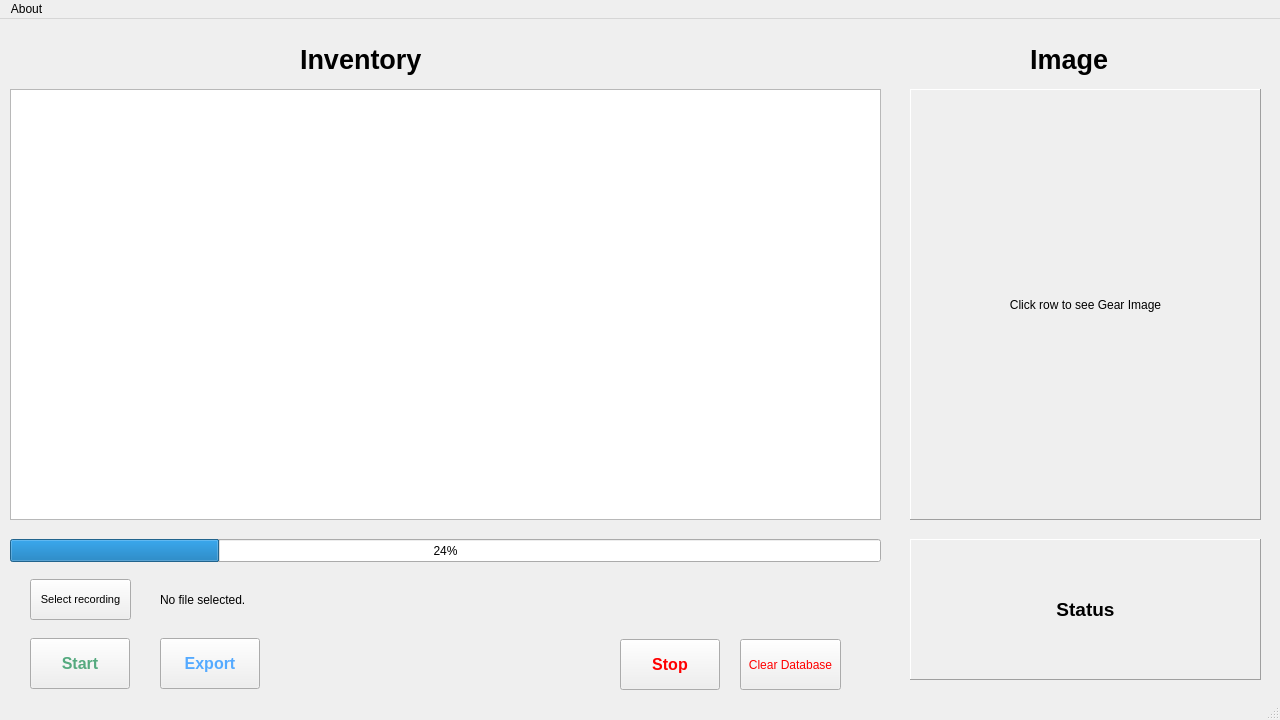
<?xml version="1.0" encoding="UTF-8"?>
<ui version="4.0">
 <class>MainWindow</class>
 <widget class="QMainWindow" name="MainWindow">
  <property name="geometry">
   <rect>
    <x>0</x>
    <y>0</y>
    <width>1280</width>
    <height>720</height>
   </rect>
  </property>
  <property name="windowTitle">
   <string>MainWindow</string>
  </property>
  <widget class="QWidget" name="centralwidget">
   <widget class="QPushButton" name="run_btn">
    <property name="geometry">
     <rect>
      <x>30</x>
      <y>619</y>
      <width>100</width>
      <height>51</height>
     </rect>
    </property>
    <property name="font">
     <font>
      <pointsize>12</pointsize>
      <weight>75</weight>
      <bold>true</bold>
     </font>
    </property>
    <property name="styleSheet">
     <string notr="true">color:rgb(85, 170, 127)</string>
    </property>
    <property name="text">
     <string>Start</string>
    </property>
   </widget>
   <widget class="QTableView" name="gearTable">
    <property name="geometry">
     <rect>
      <x>10</x>
      <y>70</y>
      <width>871</width>
      <height>431</height>
     </rect>
    </property>
    <property name="horizontalScrollBarPolicy">
     <enum>Qt::ScrollBarAsNeeded</enum>
    </property>
    <property name="sizeAdjustPolicy">
     <enum>QAbstractScrollArea::AdjustToContents</enum>
    </property>
    <property name="alternatingRowColors">
     <bool>true</bool>
    </property>
    <attribute name="horizontalHeaderMinimumSectionSize">
     <number>20</number>
    </attribute>
    <attribute name="verticalHeaderMinimumSectionSize">
     <number>20</number>
    </attribute>
    <attribute name="verticalHeaderStretchLastSection">
     <bool>false</bool>
    </attribute>
   </widget>
   <widget class="QPushButton" name="select_btn">
    <property name="geometry">
     <rect>
      <x>30</x>
      <y>560</y>
      <width>101</width>
      <height>41</height>
     </rect>
    </property>
    <property name="font">
     <font>
      <pointsize>8</pointsize>
     </font>
    </property>
    <property name="text">
     <string>Select recording</string>
    </property>
   </widget>
   <widget class="QLabel" name="gear_table_title">
    <property name="geometry">
     <rect>
      <x>300</x>
      <y>20</y>
      <width>231</width>
      <height>41</height>
     </rect>
    </property>
    <property name="minimumSize">
     <size>
      <width>47</width>
      <height>13</height>
     </size>
    </property>
    <property name="font">
     <font>
      <pointsize>20</pointsize>
      <weight>75</weight>
      <bold>true</bold>
     </font>
    </property>
    <property name="text">
     <string>Inventory</string>
    </property>
    <property name="scaledContents">
     <bool>true</bool>
    </property>
   </widget>
   <widget class="QLabel" name="img_box_title">
    <property name="geometry">
     <rect>
      <x>1030</x>
      <y>20</y>
      <width>101</width>
      <height>41</height>
     </rect>
    </property>
    <property name="font">
     <font>
      <pointsize>20</pointsize>
      <weight>75</weight>
      <bold>true</bold>
     </font>
    </property>
    <property name="cursor">
     <cursorShape>ArrowCursor</cursorShape>
    </property>
    <property name="text">
     <string>Image</string>
    </property>
    <property name="scaledContents">
     <bool>true</bool>
    </property>
   </widget>
   <widget class="QProgressBar" name="progress_bar">
    <property name="geometry">
     <rect>
      <x>10</x>
      <y>520</y>
      <width>871</width>
      <height>23</height>
     </rect>
    </property>
    <property name="value">
     <number>24</number>
    </property>
   </widget>
   <widget class="QLabel" name="status">
    <property name="geometry">
     <rect>
      <x>910</x>
      <y>520</y>
      <width>351</width>
      <height>141</height>
     </rect>
    </property>
    <property name="font">
     <font>
      <pointsize>14</pointsize>
      <weight>75</weight>
      <bold>true</bold>
     </font>
    </property>
    <property name="autoFillBackground">
     <bool>false</bool>
    </property>
    <property name="frameShape">
     <enum>QFrame::Panel</enum>
    </property>
    <property name="frameShadow">
     <enum>QFrame::Raised</enum>
    </property>
    <property name="text">
     <string>Status</string>
    </property>
    <property name="scaledContents">
     <bool>false</bool>
    </property>
    <property name="alignment">
     <set>Qt::AlignCenter</set>
    </property>
    <property name="wordWrap">
     <bool>true</bool>
    </property>
   </widget>
   <widget class="QLabel" name="img_box">
    <property name="geometry">
     <rect>
      <x>910</x>
      <y>70</y>
      <width>351</width>
      <height>431</height>
     </rect>
    </property>
    <property name="frameShape">
     <enum>QFrame::Panel</enum>
    </property>
    <property name="frameShadow">
     <enum>QFrame::Raised</enum>
    </property>
    <property name="text">
     <string>Click row to see Gear Image</string>
    </property>
    <property name="scaledContents">
     <bool>true</bool>
    </property>
    <property name="alignment">
     <set>Qt::AlignCenter</set>
    </property>
   </widget>
   <widget class="QPushButton" name="export_btn">
    <property name="geometry">
     <rect>
      <x>160</x>
      <y>619</y>
      <width>100</width>
      <height>51</height>
     </rect>
    </property>
    <property name="font">
     <font>
      <pointsize>12</pointsize>
      <weight>75</weight>
      <bold>true</bold>
     </font>
    </property>
    <property name="styleSheet">
     <string notr="true">color:rgb(85, 170, 255)</string>
    </property>
    <property name="text">
     <string>Export</string>
    </property>
   </widget>
   <widget class="QLabel" name="input_label">
    <property name="geometry">
     <rect>
      <x>160</x>
      <y>560</y>
      <width>241</width>
      <height>41</height>
     </rect>
    </property>
    <property name="text">
     <string>No file selected.</string>
    </property>
   </widget>
   <widget class="QPushButton" name="clear_btn">
    <property name="geometry">
     <rect>
      <x>740</x>
      <y>620</y>
      <width>101</width>
      <height>51</height>
     </rect>
    </property>
    <property name="font">
     <font>
      <weight>50</weight>
      <bold>false</bold>
     </font>
    </property>
    <property name="autoFillBackground">
     <bool>false</bool>
    </property>
    <property name="styleSheet">
     <string notr="true">color: rgb(255, 0, 0);</string>
    </property>
    <property name="text">
     <string>Clear Database</string>
    </property>
   </widget>
   <widget class="QPushButton" name="end_task_btn">
    <property name="geometry">
     <rect>
      <x>620</x>
      <y>620</y>
      <width>100</width>
      <height>51</height>
     </rect>
    </property>
    <property name="font">
     <font>
      <pointsize>12</pointsize>
      <weight>75</weight>
      <bold>true</bold>
     </font>
    </property>
    <property name="autoFillBackground">
     <bool>false</bool>
    </property>
    <property name="styleSheet">
     <string notr="true">color: rgb(255, 0, 0);</string>
    </property>
    <property name="text">
     <string>Stop</string>
    </property>
   </widget>
  </widget>
  <widget class="QMenuBar" name="menubar">
   <property name="geometry">
    <rect>
     <x>0</x>
     <y>0</y>
     <width>1280</width>
     <height>21</height>
    </rect>
   </property>
   <widget class="QMenu" name="menuAbout">
    <property name="title">
     <string>About</string>
    </property>
    <addaction name="actionWeb_version"/>
    <addaction name="actionGit"/>
    <addaction name="actionDonate"/>
   </widget>
   <addaction name="menuAbout"/>
  </widget>
  <widget class="QStatusBar" name="statusbar"/>
  <action name="actionGithub">
   <property name="text">
    <string>Github</string>
   </property>
  </action>
  <action name="Webapp">
   <property name="text">
    <string>Buy me a coffee</string>
   </property>
  </action>
  <action name="actionBuy_me_a_coffee">
   <property name="text">
    <string>Webapp</string>
   </property>
  </action>
  <action name="actionWeb_version">
   <property name="text">
    <string>Web version</string>
   </property>
  </action>
  <action name="actionGit">
   <property name="text">
    <string>Github</string>
   </property>
  </action>
  <action name="actionDonate">
   <property name="text">
    <string>Buy me a coffee</string>
   </property>
  </action>
  <action name="actionTesseract_OCR">
   <property name="text">
    <string>Tesseract-OCR</string>
   </property>
  </action>
 </widget>
 <resources/>
 <connections/>
</ui>
